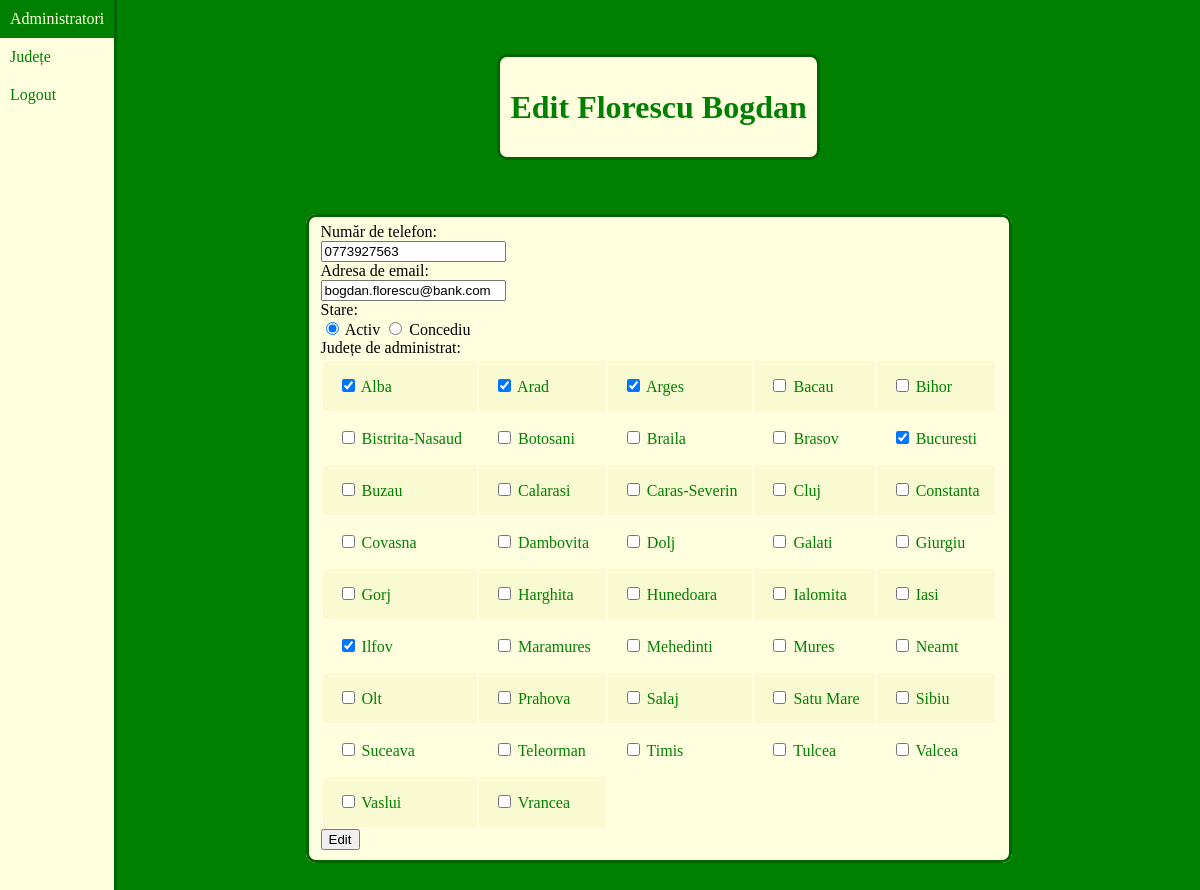
The page /edit/Florescu/Bogdan/ (signed in) on the database its author committed.
### counties/models.py (models this page shows, shortened)
class User(AbstractUser):
    phone = models.CharField(max_length=25, default='None')
    state = models.CharField(max_length=25, default='activ')

class County(models.Model):
    admins = models.ManyToManyField(User)
    county_name = models.CharField(max_length=25)

### counties/views.py (the view)
# urls.py: path("edit/<str:last_name>/<str:first_name>/", views.edit, name="edit"),
def edit(request, last_name, first_name):
    if request.user.first_name == first_name and request.user.last_name == last_name:
        admin = get_object_or_404(User, last_name=last_name, first_name=first_name)
        county_list = County.objects.all().order_by('county_name')
        context = {
            'admin': admin,
            'county_list': county_list
        }
        return render(request, 'counties/edit.html', context)
    else:
        context = {
            'error_message': "Nu ai permisiune să editezi acest utilizator!"
        }
        return render(request, 'counties/login.html', context)

### counties/templates/counties/edit.html (shortened to what this page needs)
{% load static %}
<!DOCTYPE html>
<html lang="en">
    <head>
        <link rel="stylesheet" href="{% static 'counties/style.css' %}">
    </head>
    <body>
        <div class="container">
            <nav>
                <ul>
                    <li class="nav_li"><a href="{% url 'counties:all_admins' %}">Administratori</a></li>
                    <li class="nav_li"><a href="{% url 'counties:index' %}">Județe</a></li>
                    <li class="nav_li"><a href="{% url 'counties:logout' %}">Logout</a></li>
                </ul>
            </nav>
            <main>
                <header>
                    <h1>Edit {{ admin.last_name }} {{ admin.first_name }} </h1>
                </header>
                <form action="{% url 'counties:change' admin.last_name admin.first_name %}" method="post">
                    <fieldset>
                        <label for="phone">Număr de telefon:</label><br>
                        <input id="phone" name="phone" value="{{ admin.phone }}"><br>
                        <label for="email">Adresa de email:</label><br>
                        <input id="email" name="email" value="{{ admin.email }}"><br>
                        <label for="state">Stare:</label><br>
                        {% if admin.state == "activ" %}
                            <input type="radio" id="active_radio" name="state" value="activ" checked>
                            <label for="active_radio">Activ</label>
                            <input type="radio" id="leave_radio" name="state" value="concediu">
                            <label for="leave_radio">Concediu</label><br>
                        {% else %}
                            <input type="radio" id="active_radio" name="state" value="activ">
                            <label for="active_radio">Activ</label>
                            <input type="radio" id="leave_radio" name="state" value="concediu" checked>
                            <label for="leave_radio">Concediu</label><br>
                        {% endif %}
                        <label for="county_table">Județe de administrat:</label><br>
                        <table class="county_table" id="county_table">
                            <tr>
                                {% for county in county_list %}
                                    {% if forloop.counter0|divisibleby:5 %}
                                        </tr>
                                        <tr>
                                    {% endif %}
                                    <td>
                                        {% if county in admin.county_set.all %}
                                            <input type="checkbox" id={{ county.county_name }} name="county" value="{{ county.county_name }}" checked>
                                        {% elif county not in admin.county_set.all %}
                                            <input type="checkbox" id={{ county.county_name }} name="county" value="{{ county.county_name }}">
                                        {% endif %}
                                            <label for=name="county"> {{ county.county_name }}</label>
                                    </td>
                                {% endfor %}
                            </tr>
                        </table>
                        <input type="submit" value="Edit">
                    </fieldset>
                </form>
            </main>
        </div>
    </body>
</html>

### counties/static/counties/style.css (style rules this page uses)
body, html { margin: 0; padding: 0; background: green; }
.container { display: grid; grid-template-columns: auto 1fr; height: 100vh; }
nav { background: lightyellow; border-right: solid darkgreen; }
ul { list-style-type: none; padding: 0; margin-top: 0; overflow: auto; }
li a { padding: 10px; display: block; color: green; text-decoration: none; }
main { display: flex; flex-direction: column; overflow: auto; }
header { margin-top: 5%; background: lightyellow; color: green; border: darkgreen solid; padding: 10px; border-radius: 10px; align-self: center; }
table { border-radius: 10px; margin-top: 5%; margin-bottom: 5%; background: lightyellow; border: darkgreen solid; overflow: auto; align-self: center; }
.county_table { margin-top: 0; margin-bottom: 0; border-radius: 10px; background: lightyellow; border: none; overflow: auto; }
tr:nth-child(even) { background-color: lightgoldenrodyellow; }
td { padding: 15px; text-align: left; color: green; }
form { margin-top: 5%; margin-bottom: 5%; align-self: center; }
fieldset { background: lightyellow; border: darkgreen solid; border-radius: 10px; }

### rows shown on the page
User: last_name "Florescu", first_name "Bogdan", phone "0773927563", email "bogdan.florescu@bank.com"
County: county_name "Alba"
County: county_name "Arad"
County: county_name "Arges"
County: county_name "Bacau"
County: county_name "Bihor"
County: county_name "Bistrita-Nasaud"
County: county_name "Botosani"
County: county_name "Braila"
County: county_name "Brasov"
County: county_name "Bucuresti"
County: county_name "Buzau"
County: county_name "Calarasi"
County: county_name "Caras-Severin"
County: county_name "Cluj"
County: county_name "Constanta"
County: county_name "Covasna"
County: county_name "Dambovita"
County: county_name "Dolj"
County: county_name "Galati"
County: county_name "Giurgiu"
County: county_name "Gorj"
County: county_name "Harghita"
County: county_name "Hunedoara"
County: county_name "Ialomita"
County: county_name "Iasi"
County: county_name "Ilfov"
County: county_name "Maramures"
County: county_name "Mehedinti"
County: county_name "Mures"
County: county_name "Neamt"
County: county_name "Olt"
County: county_name "Prahova"
County: county_name "Salaj"
County: county_name "Satu Mare"
County: county_name "Sibiu"
County: county_name "Suceava"
County: county_name "Teleorman"
County: county_name "Timis"
County: county_name "Tulcea"
County: county_name "Valcea"
County: county_name "Vaslui"
County: county_name "Vrancea"
